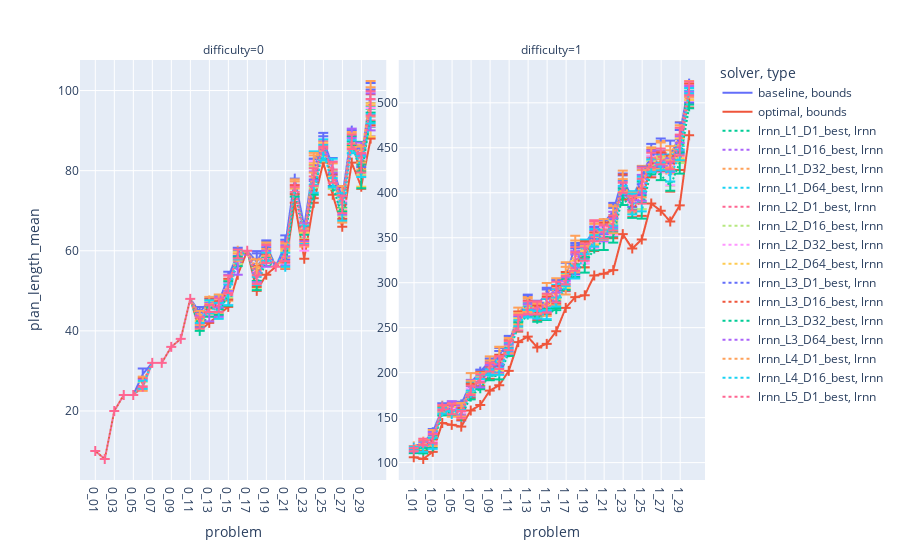
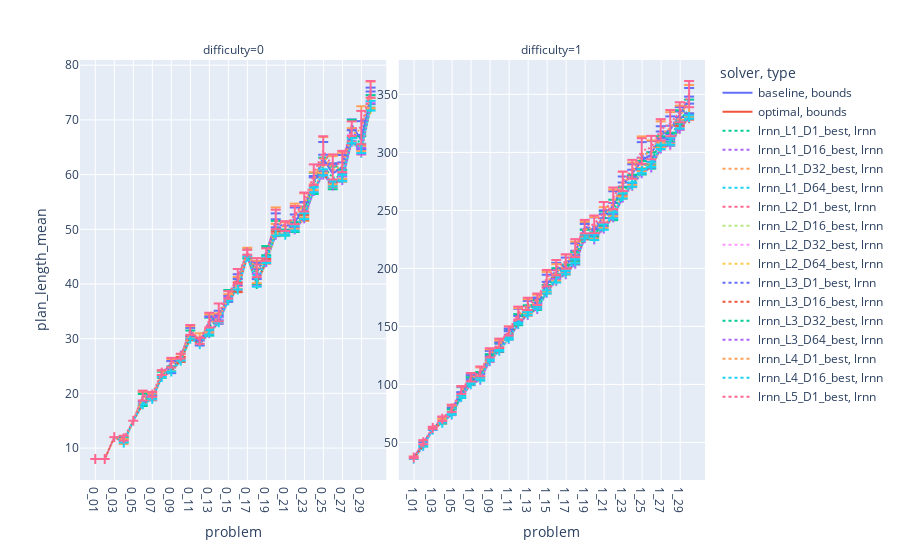
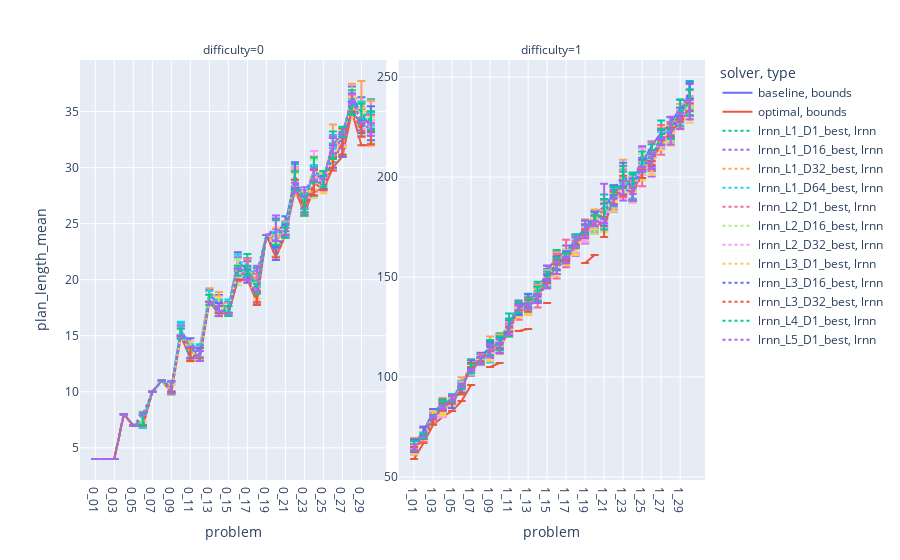
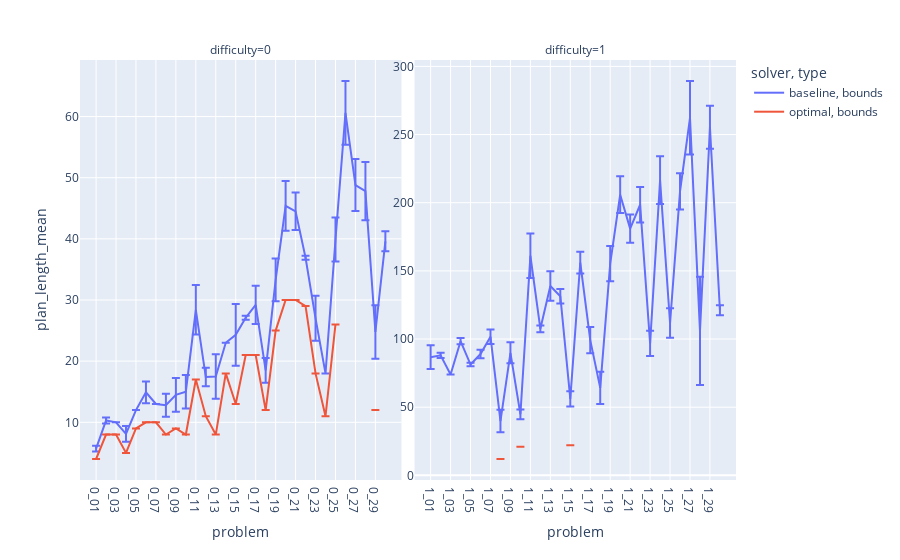

Notebook code cell kept with these figures, in order:
### Markdown cell above
# Plan length plots

### Code cell
log_y = 0
include_sample = 0
dimensions = [1, 16, 32, 64]

plot_domains("plan_length", log_y=log_y, include_sample=include_sample, dimensions=dimensions)
